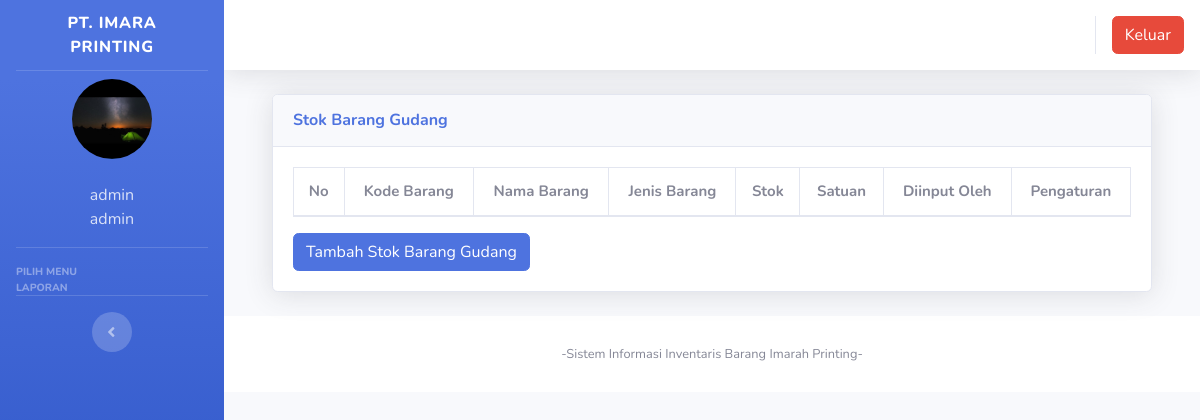
The app's page /index.php?page=gudang (signed in), older data.
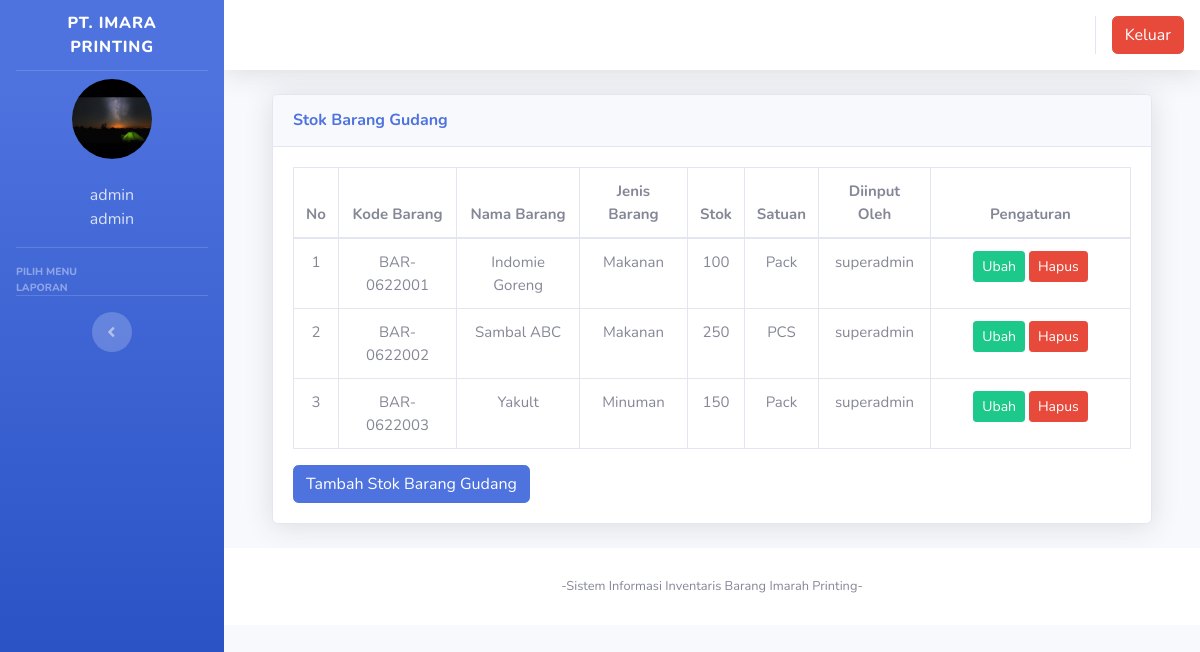
The same page, newer data.
### tables this page shows
CREATE TABLE `users` (
  `id` int(11) NOT NULL,
  `nik` varchar(10) NOT NULL,
  `nama` varchar(100) NOT NULL,
  `alamat` varchar(200) NOT NULL,
  `telepon` varchar(100) NOT NULL,
  `username` varchar(100) NOT NULL,
  `password` varchar(100) NOT NULL,
  `level` varchar(25) NOT NULL DEFAULT 'member',
  `foto` varchar(25) NOT NULL
);

CREATE TABLE `gudang` (
  `id` int(11) NOT NULL,
  `id_user` int(11) NOT NULL,
  `kode_barang` varchar(100) NOT NULL,
  `jenis_gudang` varchar(100) NOT NULL,
  `nama_barang` varchar(100) NOT NULL,
  `jenis_barang` varchar(100) NOT NULL,
  `jumlah` varchar(250) NOT NULL,
  `satuan` varchar(100) NOT NULL
);

### page/gudang/gudang.php (the view, shortened to what this page needs)
<div class="container-fluid">
  <div class="card shadow mb-4">
    <div class="card-header py-3">
      <h6 class="m-0 font-weight-bold text-primary">Stok Barang Gudang</h6>
    </div>
    <div class="card-body">
      <div class="table-responsive">
        <table class="table table-bordered" id="dataTable" width="100%" cellspacing="0" style="text-align:center;font-size:15px">
        <thead>
                                <tr>
			<th>No</th>
			<th>Kode Barang</th>
			<th>Nama Barang</th>
			<th>Jenis Barang</th>
			<th>Stok</th>
			<th>Satuan</th>
			<th>Diinput Oleh</th>
			<th>Pengaturan</th>
                                </tr>
		</thead>
          <tbody>
            <?php
	$no = 1;
	$sql = $koneksi->query("select * from gudang join users on users.id = gudang.id_user");
	while ($data = $sql->fetch_assoc()) {
		$jumlah = $data['jumlah'];
		$total_barang_masuk = $koneksi->query("select SUM(jumlah) as jumlah from barang_masuk where kode_barang = '$data[kode_barang]' ")->fetch_assoc();
		$total_barang_keluar = $koneksi->query("select SUM(jumlah) as jumlah from barang_keluar where kode_barang = '$data[kode_barang]' ")->fetch_assoc();
		$total_barang_keluar_badstock = $koneksi->query("select SUM(jumlah) as jumlah from barang_keluar_badstock where kode_barang = '$data[kode_barang]' ")->fetch_assoc();
		if(!ISSET($total_barang_masuk['jumlah'])) $total_barang_masuk['jumlah'] = 0;
		if(!ISSET($total_barang_keluar['jumlah'])) $total_barang_keluar['jumlah'] = 0;
		if(!ISSET($total_barang_keluar_badstock['jumlah'])) $total_barang_keluar_badstock['jumlah'] = 0;
		$jumlah = $jumlah + $total_barang_masuk['jumlah'] - $total_barang_keluar['jumlah'] - $total_barang_keluar_badstock['jumlah'] ;
	?>
          <tr>
              <td><?php echo $no++; ?></td>
			<td><?php echo $data['kode_barang'] ?></td>
			<td><?php echo $data['nama_barang'] ?></td>
			<td><?php echo $data['jenis_barang'] ?></td>
			<td><?php echo $jumlah?></td>
			<td><?php echo $data['satuan'] ?></td>
			<td><?php echo $data['username'] ?></td>
			<td width=200 >
			<a href="?page=gudang&aksi=tambahgudang&kode_barang=<?php echo $data['kode_barang'] ?>" class="btn btn-success btn-sm" >Ubah</a>
			<a onclick="return confirm('Apakah anda yakin akan menghapus data ini?')" href="?page=gudang&aksi=hapusgudang&kode_barang=<?php echo $data['kode_barang'] ?>" class="btn btn-danger btn-sm" >Hapus</a>
			</td>
                                </tr>
	<?php }?>
		   </tbody>
                        </table>
<a href="?page=gudang&aksi=tambahgudang" class="btn btn-primary" >Tambah Stok Barang Gudang</a>
      </div>
    </div>
  </div>
</div>

### index.php (shortened to what this page needs)
<?php
	$koneksi = new mysqli("localhost","root","","inventori");
?>
<!DOCTYPE html>
<html lang="en">
<head>
  <link href="vendor/fontawesome-free/css/all.min.css" rel="stylesheet" type="text/css">
  <link href="css/sb-admin-2.min.css" rel="stylesheet">
  <link href="vendor/datatables/dataTables.bootstrap4.min.css" rel="stylesheet">
  <link href="vendor/sweetalert2/sweetalert2.min.css" rel="stylesheet">
  <link href="css/sb-admin-2.min.css" rel="stylesheet">
</head>
<body id="page-top">
  <div id="wrapper">
    <ul class="navbar-nav bg-gradient-primary sidebar sidebar-dark accordion" id="accordionSidebar">
      <a class="sidebar-brand d-flex align-items-center justify-content-center" href="index.php?page=home&aksi=">
        <div class="sidebar-brand-text mx-2">PT. IMARA PRINTING</div>
      </a>
      <hr class="sidebar-divider my-0">
 <?php
   if ($_SESSION['id']) {
	   $user = $_SESSION['id'];
   }
   $sql =$koneksi->query("select * from users where id='$user'");
   $data = $sql->fetch_assoc();
   ?>
    <li class="d-flex align-items-center justify-content-center">
        <a class="nav-link">
		 <img src="img/<?php echo $data['foto']?>" class="img-circle" alt="User" style="width:80px;height:80px;object-fit:cover;border-radius: 80px;"/></a>
	  </li>
		 <li class="nav-item ">
        <a class="nav-link">
         	<div class="d-flex align-items-center justify-content-center" class="name">  <?php echo  $data['nama'];?></div></font>
			<div class="d-flex align-items-center justify-content-center" class="email"><?php echo $data['level'];?></div>
		 </a>
      </li>
      <hr class="sidebar-divider">
      <div class="sidebar-heading">
        Pilih Menu
      </div>
      <div class="sidebar-heading">
        Laporan
      </div>
      <hr class="sidebar-divider d-none d-md-block">
      <div class="text-center d-none d-md-inline">
        <button class="rounded-circle border-0" id="sidebarToggle"></button>
      </div>
    </ul>
    <div id="content-wrapper" class="d-flex flex-column">
      <div id="content">
        <nav class="navbar navbar-expand navbar-light bg-white topbar mb-4 static-top shadow">
          <ul class="navbar-nav ml-auto">
            <li class="nav-item dropdown no-arrow">
			 <div class="top-menu">
        <ul class="nav pull-right top-menu">
           <li><a onclick="return confirm('Apakah anda yakin akan logout?')" class="btn btn-danger" class="logout" href="logout.php">Keluar</a></li>
        </ul>
      </div>
            </li>
          </ul>
        </nav>
        <div class="container-fluid">
		 <section class="content">
		  <?php
			   $page = $_GET['page'];
			   $aksi = $_GET['aksi'];
         $pecah_page = explode("_", $page);
         if($aksi == "") $aksi = $page;
         if(ISSET($pecah_page[1]) ) {
           include "page/".$pecah_page[0]."/".$page.".php";
         }
         else {
           include "page/".$page."/".$aksi.".php";
         }
			?>
    </section>
</div>
      <footer class="sticky-footer bg-white">
        <div class="container my-auto">
          <div class="copyright text-center my-auto">
            <span>-Sistem Informasi Inventaris Barang Imarah Printing-</span>
          </div>
        </div>
      </footer>
    </div>
  </div>
  </div>
</body>
</html>

Row changes from the older to the newer data that the page shows:
added gudang: kode_barang "BAR-0622001", nama_barang "Indomie Goreng", jenis_barang "Makanan", jumlah "100", satuan "Pack", id_user.username "superadmin"
added gudang: kode_barang "BAR-0622002", nama_barang "Sambal ABC", jenis_barang "Makanan", jumlah "250", satuan "PCS", id_user.username "superadmin"
added gudang: kode_barang "BAR-0622003", nama_barang "Yakult", jenis_barang "Minuman", jumlah "150", satuan "Pack", id_user.username "superadmin"
